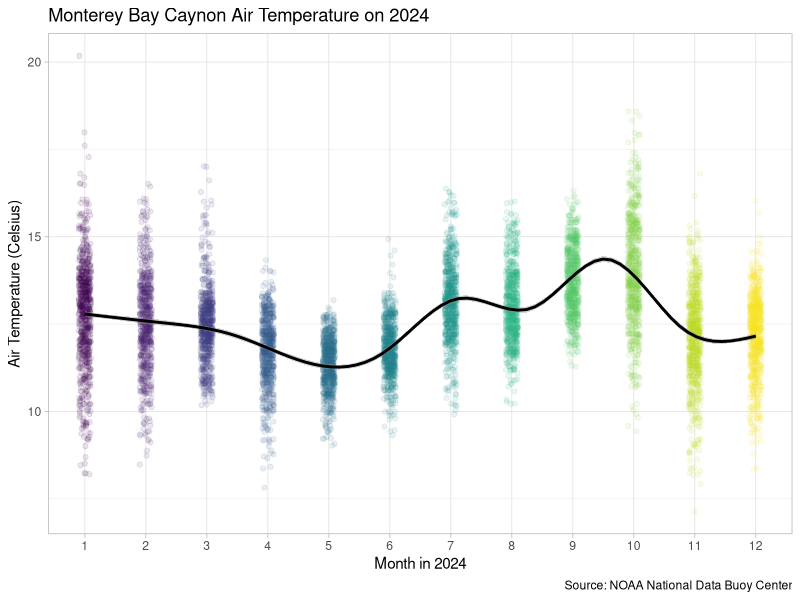

Recreate this plot in R.
## ---- chunk 1
#| label: setup
library(tidyverse)
## ---- chunk 2
buoy_final <- read_csv("clean-data/buoy_final.csv")
## ---- chunk 3
#| label: monterey-air-temp-viz

buoy_final |> 
  ggplot() +
  geom_jitter(aes(x = factor(mm), y = atmp, color = factor(mm)), width = 0.1, alpha = 0.1) +
  geom_smooth(aes(x = mm, y = atmp), color = "black") +
  scale_color_viridis_d() +
  guides(color = "none") +
  theme_light() +
  labs(x = "Month in 2024", y = "Air Temperature (Celsius)", title = "Monterey Bay Caynon Air Temperature on 2024", caption = "Source: NOAA National Data Buoy Center")

